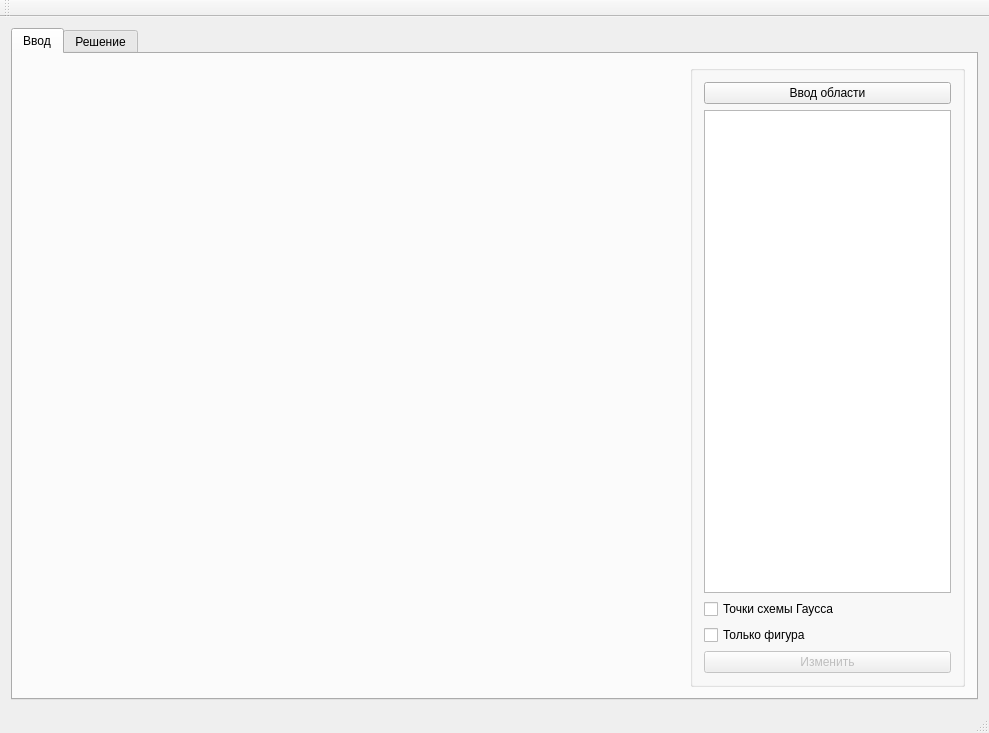
<?xml version="1.0" encoding="UTF-8"?>
<ui version="4.0">
 <class>MainWindow</class>
 <widget class="QMainWindow" name="MainWindow">
  <property name="geometry">
   <rect>
    <x>0</x>
    <y>0</y>
    <width>989</width>
    <height>733</height>
   </rect>
  </property>
  <property name="sizePolicy">
   <sizepolicy hsizetype="Minimum" vsizetype="Minimum">
    <horstretch>0</horstretch>
    <verstretch>0</verstretch>
   </sizepolicy>
  </property>
  <property name="windowTitle">
   <string>MainWindow</string>
  </property>
  <widget class="QWidget" name="centralWidget">
   <property name="sizePolicy">
    <sizepolicy hsizetype="Expanding" vsizetype="Expanding">
     <horstretch>20</horstretch>
     <verstretch>20</verstretch>
    </sizepolicy>
   </property>
   <layout class="QVBoxLayout" name="verticalLayout_6">
    <item>
     <widget class="QTabWidget" name="tabWidget">
      <property name="currentIndex">
       <number>0</number>
      </property>
      <widget class="QWidget" name="in">
       <attribute name="title">
        <string>Ввод</string>
       </attribute>
       <layout class="QHBoxLayout" name="horizontalLayout_2">
        <item>
         <widget class="Widget3d" name="mainWindow" native="true">
          <property name="sizePolicy">
           <sizepolicy hsizetype="Preferred" vsizetype="Minimum">
            <horstretch>0</horstretch>
            <verstretch>0</verstretch>
           </sizepolicy>
          </property>
          <property name="focusPolicy">
           <enum>Qt::NoFocus</enum>
          </property>
          <property name="layoutDirection">
           <enum>Qt::RightToLeft</enum>
          </property>
         </widget>
        </item>
        <item>
         <widget class="QGroupBox" name="groupBox">
          <property name="sizePolicy">
           <sizepolicy hsizetype="Minimum" vsizetype="Minimum">
            <horstretch>0</horstretch>
            <verstretch>0</verstretch>
           </sizepolicy>
          </property>
          <property name="maximumSize">
           <size>
            <width>275</width>
            <height>16777215</height>
           </size>
          </property>
          <property name="cursor">
           <cursorShape>ArrowCursor</cursorShape>
          </property>
          <property name="autoFillBackground">
           <bool>false</bool>
          </property>
          <property name="title">
           <string/>
          </property>
          <property name="alignment">
           <set>Qt::AlignRight|Qt::AlignTop|Qt::AlignTrailing</set>
          </property>
          <layout class="QVBoxLayout" name="verticalLayout_2">
           <item>
            <widget class="QPushButton" name="inputButton">
             <property name="text">
              <string>Ввод области</string>
             </property>
            </widget>
           </item>
           <item>
            <widget class="QPlainTextEdit" name="textInput">
             <property name="sizePolicy">
              <sizepolicy hsizetype="Expanding" vsizetype="Minimum">
               <horstretch>0</horstretch>
               <verstretch>0</verstretch>
              </sizepolicy>
             </property>
            </widget>
           </item>
           <item>
            <widget class="QCheckBox" name="checkGauss">
             <property name="text">
              <string>Точки схемы Гаусса</string>
             </property>
            </widget>
           </item>
           <item>
            <widget class="QCheckBox" name="checkOnlyLines">
             <property name="text">
              <string>Только фигура</string>
             </property>
            </widget>
           </item>
           <item>
            <widget class="QPushButton" name="buttonReDo">
             <property name="enabled">
              <bool>false</bool>
             </property>
             <property name="text">
              <string>Изменить</string>
             </property>
            </widget>
           </item>
          </layout>
         </widget>
        </item>
       </layout>
      </widget>
      <widget class="QWidget" name="out">
       <attribute name="title">
        <string>Решение</string>
       </attribute>
       <layout class="QHBoxLayout" name="horizontalLayout_6">
        <item>
         <layout class="QHBoxLayout" name="horizontalLayout_8">
          <item>
           <layout class="QVBoxLayout" name="verticalLayout_3">
            <item>
             <widget class="QGroupBox" name="rcvrsGroupBox">
              <property name="minimumSize">
               <size>
                <width>210</width>
                <height>0</height>
               </size>
              </property>
              <property name="maximumSize">
               <size>
                <width>200</width>
                <height>16777215</height>
               </size>
              </property>
              <property name="title">
               <string>Прямая задача</string>
              </property>
              <layout class="QFormLayout" name="formLayout">
               <item row="0" column="0" colspan="2">
                <widget class="QPushButton" name="execDirectButton">
                 <property name="enabled">
                  <bool>false</bool>
                 </property>
                 <property name="text">
                  <string>Выполнить</string>
                 </property>
                </widget>
               </item>
               <item row="3" column="0" colspan="2">
                <widget class="QLabel" name="textNum">
                 <property name="enabled">
                  <bool>true</bool>
                 </property>
                 <property name="text">
                  <string>Введите количество разбиений</string>
                 </property>
                 <property name="textFormat">
                  <enum>Qt::AutoText</enum>
                 </property>
                </widget>
               </item>
               <item row="6" column="0">
                <widget class="QLabel" name="labelX">
                 <property name="text">
                  <string>X</string>
                 </property>
                </widget>
               </item>
               <item row="8" column="1">
                <widget class="QSpinBox" name="numYBox">
                 <property name="minimum">
                  <number>1</number>
                 </property>
                 <property name="maximum">
                  <number>9999</number>
                 </property>
                </widget>
               </item>
               <item row="6" column="1">
                <widget class="QSpinBox" name="numXBox">
                 <property name="minimum">
                  <number>1</number>
                 </property>
                 <property name="maximum">
                  <number>9999</number>
                 </property>
                </widget>
               </item>
               <item row="8" column="0">
                <widget class="QLabel" name="labelY">
                 <property name="text">
                  <string>Y</string>
                 </property>
                </widget>
               </item>
              </layout>
             </widget>
            </item>
            <item>
             <widget class="QGroupBox" name="grvtGroupBox">
              <property name="minimumSize">
               <size>
                <width>210</width>
                <height>0</height>
               </size>
              </property>
              <property name="maximumSize">
               <size>
                <width>200</width>
                <height>16777215</height>
               </size>
              </property>
              <property name="title">
               <string>Обратная задача</string>
              </property>
              <layout class="QVBoxLayout" name="verticalLayout">
               <item>
                <widget class="QPushButton" name="execInverseButton">
                 <property name="text">
                  <string>Выполнить</string>
                 </property>
                </widget>
               </item>
               <item>
                <widget class="QCheckBox" name="checkIsReg">
                 <property name="text">
                  <string>Использовать регуляризацию</string>
                 </property>
                </widget>
               </item>
               <item>
                <layout class="QHBoxLayout" name="horizontalLayout">
                 <item>
                  <widget class="QLabel" name="alphaLabel">
                   <property name="text">
                    <string>Введите альфа</string>
                   </property>
                  </widget>
                 </item>
                 <item>
                  <widget class="QDoubleSpinBox" name="alphaBox">
                   <property name="enabled">
                    <bool>false</bool>
                   </property>
                   <property name="decimals">
                    <number>10</number>
                   </property>
                   <property name="singleStep">
                    <double>0.000001000000000</double>
                   </property>
                   <property name="value">
                    <double>0.000001000000000</double>
                   </property>
                  </widget>
                 </item>
                </layout>
               </item>
               <item>
                <layout class="QHBoxLayout" name="horizontalLayout_3">
                 <item>
                  <widget class="QLabel" name="gammaLabel">
                   <property name="text">
                    <string>Введите гамма</string>
                   </property>
                  </widget>
                 </item>
                 <item>
                  <widget class="QDoubleSpinBox" name="gammaBox">
                   <property name="enabled">
                    <bool>false</bool>
                   </property>
                   <property name="decimals">
                    <number>10</number>
                   </property>
                   <property name="singleStep">
                    <double>0.000001000000000</double>
                   </property>
                   <property name="value">
                    <double>0.000001000000000</double>
                   </property>
                  </widget>
                 </item>
                </layout>
               </item>
               <item>
                <layout class="QHBoxLayout" name="horizontalLayout_7">
                 <item>
                  <widget class="QLabel" name="labelGammaD">
                   <property name="text">
                    <string>Шаг по гамме</string>
                   </property>
                  </widget>
                 </item>
                 <item>
                  <widget class="QDoubleSpinBox" name="gammaDBox">
                   <property name="enabled">
                    <bool>false</bool>
                   </property>
                   <property name="decimals">
                    <number>10</number>
                   </property>
                   <property name="singleStep">
                    <double>0.000001000000000</double>
                   </property>
                   <property name="value">
                    <double>0.000001000000000</double>
                   </property>
                  </widget>
                 </item>
                </layout>
               </item>
               <item>
                <widget class="QLabel" name="labelPercentage">
                 <property name="text">
                  <string>Возможное изменение функционала</string>
                 </property>
                </widget>
               </item>
               <item>
                <widget class="QDoubleSpinBox" name="percBox">
                 <property name="enabled">
                  <bool>false</bool>
                 </property>
                 <property name="decimals">
                  <number>1</number>
                 </property>
                 <property name="singleStep">
                  <double>0.100000000000000</double>
                 </property>
                 <property name="value">
                  <double>0.100000000000000</double>
                 </property>
                </widget>
               </item>
               <item>
                <widget class="QLabel" name="labelIter">
                 <property name="text">
                  <string>Количество иттераций:</string>
                 </property>
                </widget>
               </item>
               <item>
                <widget class="QLabel" name="labIter">
                 <property name="text">
                  <string/>
                 </property>
                </widget>
               </item>
              </layout>
             </widget>
            </item>
            <item>
             <widget class="QGroupBox" name="wdgtGroupBox">
              <property name="minimumSize">
               <size>
                <width>210</width>
                <height>0</height>
               </size>
              </property>
              <property name="maximumSize">
               <size>
                <width>200</width>
                <height>16777215</height>
               </size>
              </property>
              <property name="title">
               <string>Параметры отображения</string>
              </property>
              <layout class="QVBoxLayout" name="verticalLayout_4">
               <item>
                <layout class="QHBoxLayout" name="horizontalLayout_5">
                 <item>
                  <widget class="QCheckBox" name="checkBoxX">
                   <property name="text">
                    <string>x</string>
                   </property>
                  </widget>
                 </item>
                 <item>
                  <widget class="QCheckBox" name="checkBoxY">
                   <property name="text">
                    <string>y</string>
                   </property>
                  </widget>
                 </item>
                 <item>
                  <widget class="QCheckBox" name="checkBoxZ">
                   <property name="text">
                    <string>z</string>
                   </property>
                  </widget>
                 </item>
                </layout>
               </item>
               <item>
                <layout class="QHBoxLayout" name="horizontalLayout_4">
                 <item>
                  <widget class="QSlider" name="verticalSliderX">
                   <property name="enabled">
                    <bool>false</bool>
                   </property>
                   <property name="orientation">
                    <enum>Qt::Vertical</enum>
                   </property>
                  </widget>
                 </item>
                 <item>
                  <widget class="QSlider" name="verticalSliderY">
                   <property name="enabled">
                    <bool>false</bool>
                   </property>
                   <property name="orientation">
                    <enum>Qt::Vertical</enum>
                   </property>
                  </widget>
                 </item>
                 <item>
                  <widget class="QSlider" name="verticalSliderZ">
                   <property name="enabled">
                    <bool>false</bool>
                   </property>
                   <property name="orientation">
                    <enum>Qt::Vertical</enum>
                   </property>
                  </widget>
                 </item>
                </layout>
               </item>
               <item>
                <widget class="QRadioButton" name="radAxis">
                 <property name="text">
                  <string>Отображать оси</string>
                 </property>
                 <property name="checked">
                  <bool>true</bool>
                 </property>
                </widget>
               </item>
              </layout>
             </widget>
            </item>
           </layout>
          </item>
          <item>
           <layout class="QVBoxLayout" name="verticalLayout_5">
            <property name="sizeConstraint">
             <enum>QLayout::SetDefaultConstraint</enum>
            </property>
            <item>
             <widget class="Widget3dSecond" name="mainWindow2" native="true">
              <property name="sizePolicy">
               <sizepolicy hsizetype="MinimumExpanding" vsizetype="Preferred">
                <horstretch>0</horstretch>
                <verstretch>0</verstretch>
               </sizepolicy>
              </property>
              <property name="minimumSize">
               <size>
                <width>0</width>
                <height>0</height>
               </size>
              </property>
             </widget>
            </item>
           </layout>
          </item>
         </layout>
        </item>
       </layout>
      </widget>
     </widget>
    </item>
   </layout>
  </widget>
  <widget class="QToolBar" name="mainToolBar">
   <attribute name="toolBarArea">
    <enum>TopToolBarArea</enum>
   </attribute>
   <attribute name="toolBarBreak">
    <bool>false</bool>
   </attribute>
  </widget>
  <widget class="QStatusBar" name="statusBar"/>
 </widget>
 <layoutdefault spacing="6" margin="11"/>
 <customwidgets>
  <customwidget>
   <class>Widget3d</class>
   <extends>QWidget</extends>
   <header>widget3d.h</header>
   <container>1</container>
  </customwidget>
  <customwidget>
   <class>Widget3dSecond</class>
   <extends>QWidget</extends>
   <header>widget3dsecond.h</header>
   <container>1</container>
  </customwidget>
 </customwidgets>
 <resources/>
 <connections/>
</ui>
